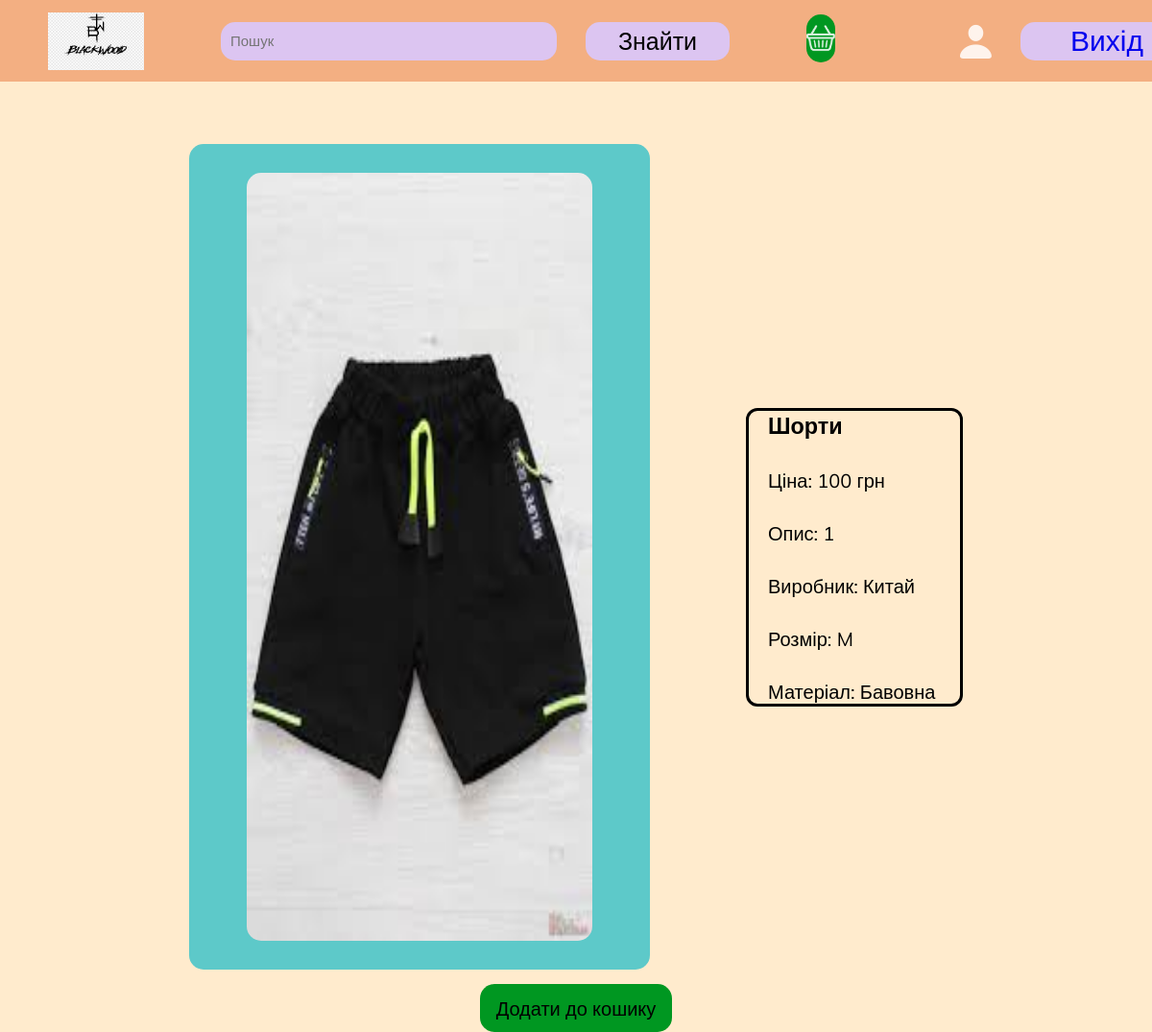
Page /products/1/ (signed in) on the committed database.
### products/models.py (models this page shows)
class Product(models.Model):
    title = models.CharField(max_length=255)
    description = models.TextField(max_length=1000)
    price = models.IntegerField()
    image = models.ImageField()
    typeproduct = models.ForeignKey(Typeproduct, on_delete=models.CASCADE)
    size = models.CharField(max_length=5, default='M')
    material = models.CharField(max_length=255, default='Бавовна')
    mayker = models.CharField(max_length=255, default='Китай')

### products/views.py (the view)
# urls.py: path('products/<int:id>/',productview),
def productview(request, id):
    if request.method == 'POST':
        return main(request)
    else:
        product = Product.objects.get(pk = id)
        context = {'product': product}
        return render(request, 'products/product.html', context=context)

### products/templates/products/product.html
{% extends "products/main.html" %}
{% load static %}
{% block links %}
<link rel="stylesheet" href="{% static 'products/CSS/product.css' %}">
{% endblock links %}
{% block content %}
    <main>
        <div class="image_div">
            <img src="{{product.image}}" alt="">
        </div>
        <div class="info">
            <h3>{{product.title}}</h3>
            <p>Ціна: {{product.price}} грн</p>
            <p>Опис: {{product.description}}</p>
            <p>Виробник: {{product.mayker}}</p>
            <p>Розмір: {{product.size}}</p>
            <p>Матеріал: {{product.material}}</p>
        </div>
    </main>
    {% if request.user.is_authenticated %}
    <a href="/addproduct/{{product.id}}" class="backet">Додати до кошику</a>
    {% endif %}
{% endblock content %}

### products/static/products/CSS/main.css (style rules this page uses)
* { padding: 0; margin: 0; font-family:'Mulish', sans-serif; }
body { display: flex; justify-content: flex-start; align-items: center; background-color: blanchedalmond; gap: 20px; flex-direction: column; overflow-x: hidden; }
div { padding-left: 20px; display: flex; gap: 30px; align-items: center; justify-self: center; }
main { display: flex; justify-content: center; align-items: flex-start; flex-direction: column; width: 100%; gap: 25px; padding-top: 150px; }
.backet { width: 50px; margin-top: -5px; }

### products/static/products/CSS/product.css (style rules this page uses)
main { display: flex; justify-content: center; align-items: center; flex-direction: row; gap: 100px; }
.info { display: flex; flex-direction: column; justify-content: flex-start; align-items: flex-start; font-size: 20px; border: 3px black solid; border-radius: 12px; width: 200px; }
.image_div { width: 30%; height: 800px; background-color: rgb(93, 201, 201); display: flex; justify-content: center; align-items: center; border-radius: 15px; padding: 30px 60px; }
.image_div img { height: 100%; border-radius: 15px; width: 100%; }
.backet { background-color: rgb(0, 151, 33); border-radius: 15px; font-size: 20px; text-decoration: none; width: 200px; height: 50px; text-align: center; display: flex; align-items: center; justify-content: center; color: black; }

### rows in the picture
Product: image (picture), title "Шорти", price "100", description "1", mayker "Китай", size "M", material "Бавовна"
